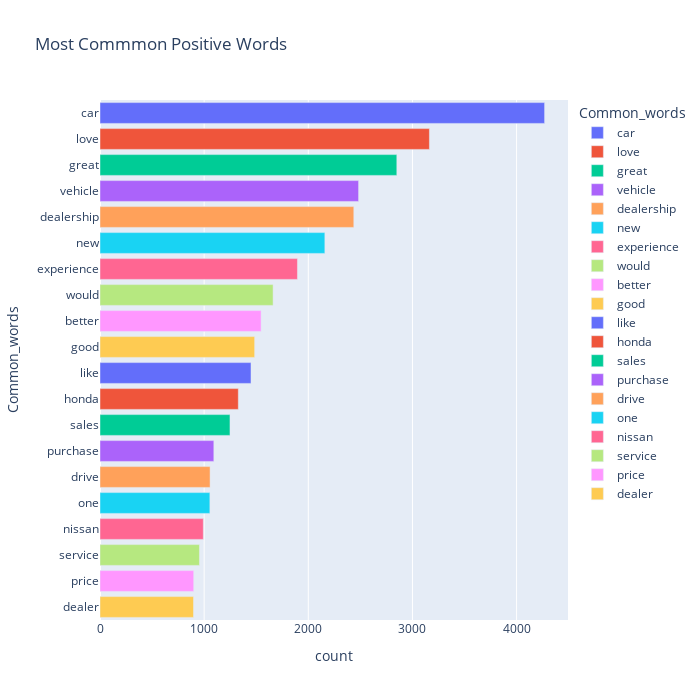

Notebook code cell kept with this figure:
### Markdown cell above
## Bar plot of all positive common words

### Code cell
fig = px.bar(temp_positive, x="count", y="Common_words", title='Most Commmon Positive Words', orientation='h', 
             width=700, height=700,color='Common_words')
fig.show()

### Figure 1 — Plotly figure (JSON) as saved in the notebook; plotly's stock layout.template omitted (floating-point values rounded to 4 significant figures)
{"data": [{"alignmentgroup": "True", "hovertemplate": "Common_words=%{y}<br>count=%{x}<extra></extra>", "legendgroup": "car", "marker": {"color": "#636efa"}, "name": "car", "offsetgroup": "car", "orientation": "h", "showlegend": true, "textposition": "auto", "type": "bar", "x": [4269], "xaxis": "x", "y": ["car"], "yaxis": "y"}, {"alignmentgroup": "True", "hovertemplate": "Common_words=%{y}<br>count=%{x}<extra></extra>", "legendgroup": "love", "marker": {"color": "#EF553B"}, "name": "love", "offsetgroup": "love", "orientation": "h", "showlegend": true, "textposition": "auto", "type": "bar", "x": [3163], "xaxis": "x", "y": ["love"], "yaxis": "y"}, {"alignmentgroup": "True", "hovertemplate": "Common_words=%{y}<br>count=%{x}<extra></extra>", "legendgroup": "great", "marker": {"color": "#00cc96"}, "name": "great", "offsetgroup": "great", "orientation": "h", "showlegend": true, "textposition": "auto", "type": "bar", "x": [2850], "xaxis": "x", "y": ["great"], "yaxis": "y"}, {"alignmentgroup": "True", "hovertemplate": "Common_words=%{y}<br>count=%{x}<extra></extra>", "legendgroup": "vehicle", "marker": {"color": "#ab63fa"}, "name": "vehicle", "offsetgroup": "vehicle", "orientation": "h", "showlegend": true, "textposition": "auto", "type": "bar", "x": [2483], "xaxis": "x", "y": ["vehicle"], "yaxis": "y"}, {"alignmentgroup": "True", "hovertemplate": "Common_words=%{y}<br>count=%{x}<extra></extra>", "legendgroup": "dealership", "marker": {"color": "#FFA15A"}, "name": "dealership", "offsetgroup": "dealership", "orientation": "h", "showlegend": true, "textposition": "auto", "type": "bar", "x": [2437], "xaxis": "x", "y": ["dealership"], "yaxis": "y"}, {"alignmentgroup": "True", "hovertemplate": "Common_words=%{y}<br>count=%{x}<extra></extra>", "legendgroup": "new", "marker": {"color": "#19d3f3"}, "name": "new", "offsetgroup": "new", "orientation": "h", "showlegend": true, "textposition": "auto", "type": "bar", "x": [2159], "xaxis": "x", "y": ["new"], "yaxis": "y"}, {"alignmentgroup": "True", "hovertemplate": "Common_words=%{y}<br>count=%{x}<extra></extra>", "legendgroup": "experience", "marker": {"color": "#FF6692"}, "name": "experience", "offsetgroup": "experience", "orientation": "h", "showlegend": true, "textposition": "auto", "type": "bar", "x": [1896], "xaxis": "x", "y": ["experience"], "yaxis": "y"}, {"alignmentgroup": "True", "hovertemplate": "Common_words=%{y}<br>count=%{x}<extra></extra>", "legendgroup": "would", "marker": {"color": "#B6E880"}, "name": "would", "offsetgroup": "would", "orientation": "h", "showlegend": true, "textposition": "auto", "type": "bar", "x": [1662], "xaxis": "x", "y": ["would"], "yaxis": "y"}, {"alignmentgroup": "True", "hovertemplate": "Common_words=%{y}<br>count=%{x}<extra></extra>", "legendgroup": "better", "marker": {"color": "#FF97FF"}, "name": "better", "offsetgroup": "better", "orientation": "h", "showlegend": true, "textposition": "auto", "type": "bar", "x": [1547], "xaxis": "x", "y": ["better"], "yaxis": "y"}, {"alignmentgroup": "True", "hovertemplate": "Common_words=%{y}<br>count=%{x}<extra></extra>", "legendgroup": "good", "marker": {"color": "#FECB52"}, "name": "good", "offsetgroup": "good", "orientation": "h", "showlegend": true, "textposition": "auto", "type": "bar", "x": [1485], "xaxis": "x", "y": ["good"], "yaxis": "y"}, {"alignmentgroup": "True", "hovertemplate": "Common_words=%{y}<br>count=%{x}<extra></extra>", "legendgroup": "like", "marker": {"color": "#636efa"}, "name": "like", "offsetgroup": "like", "orientation": "h", "showlegend": true, "textposition": "auto", "type": "bar", "x": [1450], "xaxis": "x", "y": ["like"], "yaxis": "y"}, {"alignmentgroup": "True", "hovertemplate": "Common_words=%{y}<br>count=%{x}<extra></extra>", "legendgroup": "honda", "marker": {"color": "#EF553B"}, "name": "honda", "offsetgroup": "honda", "orientation": "h", "showlegend": true, "textposition": "auto", "type": "bar", "x": [1328], "xaxis": "x", "y": ["honda"], "yaxis": "y"}, {"alignmentgroup": "True", "hovertemplate": "Common_words=%{y}<br>count=%{x}<extra></extra>", "legendgroup": "sales", "marker": {"color": "#00cc96"}, "name": "sales", "offsetgroup": "sales", "orientation": "h", "showlegend": true, "textposition": "auto", "type": "bar", "x": [1248], "xaxis": "x", "y": ["sales"], "yaxis": "y"}, {"alignmentgroup": "True", "hovertemplate": "Common_words=%{y}<br>count=%{x}<extra></extra>", "legendgroup": "purchase", "marker": {"color": "#ab63fa"}, "name": "purchase", "offsetgroup": "purchase", "orientation": "h", "showlegend": true, "textposition": "auto", "type": "bar", "x": [1093], "xaxis": "x", "y": ["purchase"], "yaxis": "y"}, {"alignmentgroup": "True", "hovertemplate": "Common_words=%{y}<br>count=%{x}<extra></extra>", "legendgroup": "drive", "marker": {"color": "#FFA15A"}, "name": "drive", "offsetgroup": "drive", "orientation": "h", "showlegend": true, "textposition": "auto", "type": "bar", "x": [1057], "xaxis": "x", "y": ["drive"], "yaxis": "y"}, {"alignmentgroup": "True", "hovertemplate": "Common_words=%{y}<br>count=%{x}<extra></extra>", "legendgroup": "one", "marker": {"color": "#19d3f3"}, "name": "one", "offsetgroup": "one", "orientation": "h", "showlegend": true, "textposition": "auto", "type": "bar", "x": [1055], "xaxis": "x", "y": ["one"], "yaxis": "y"}, {"alignmentgroup": "True", "hovertemplate": "Common_words=%{y}<br>count=%{x}<extra></extra>", "legendgroup": "nissan", "marker": {"color": "#FF6692"}, "name": "nissan", "offsetgroup": "nissan", "orientation": "h", "showlegend": true, "textposition": "auto", "type": "bar", "x": [992], "xaxis": "x", "y": ["nissan"], "yaxis": "y"}, {"alignmentgroup": "True", "hovertemplate": "Common_words=%{y}<br>count=%{x}<extra></extra>", "legendgroup": "service", "marker": {"color": "#B6E880"}, "name": "service", "offsetgroup": "service", "orientation": "h", "showlegend": true, "textposition": "auto", "type": "bar", "x": [955], "xaxis": "x", "y": ["service"], "yaxis": "y"}, {"alignmentgroup": "True", "hovertemplate": "Common_words=%{y}<br>count=%{x}<extra></extra>", "legendgroup": "price", "marker": {"color": "#FF97FF"}, "name": "price", "offsetgroup": "price", "orientation": "h", "showlegend": true, "textposition": "auto", "type": "bar", "x": [900], "xaxis": "x", "y": ["price"], "yaxis": "y"}, {"alignmentgroup": "True", "hovertemplate": "Common_words=%{y}<br>count=%{x}<extra></extra>", "legendgroup": "dealer", "marker": {"color": "#FECB52"}, "name": "dealer", "offsetgroup": "dealer", "orientation": "h", "showlegend": true, "textposition": "auto", "type": "bar", "x": [898], "xaxis": "x", "y": ["dealer"], "yaxis": "y"}], "layout": {"barmode": "relative", "height": 700, "legend": {"title": {"text": "Common_words"}, "tracegroupgap": 0}, "title": {"text": "Most Commmon Positive Words"}, "width": 700, "xaxis": {"anchor": "y", "domain": [0, 1], "title": {"text": "count"}}, "yaxis": {"anchor": "x", "categoryarray": ["dealer", "price", "service", "nissan", "one", "drive", "purchase", "sales", "honda", "like", "good", "better", "would", "experience", "new", "dealership", "vehicle", "great", "love", "car"], "categoryorder": "array", "domain": [0, 1], "title": {"text": "Common_words"}}}}
